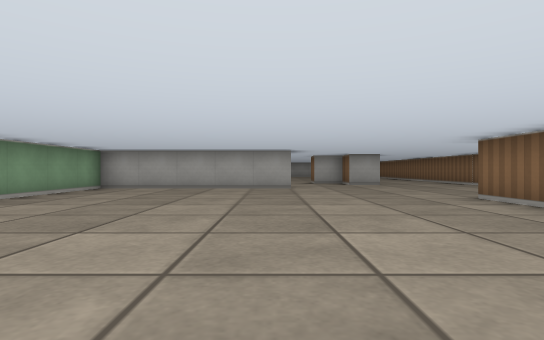
view 1 (above)

20 first-person views from a walk through a cub3D maze. The camera is about half as high as the walls, looks level and sees 80° across. The floor is counted in squares. Each view is taken from the middle of a square. On the plan, view 1 faces up. The plan holds only what a view shows up to about 9 squares ahead; the rest is blank.

view 2
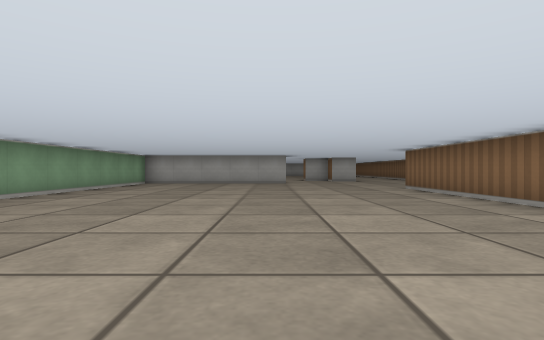

view 3
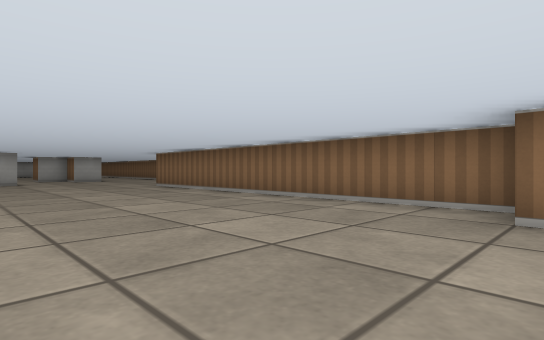

view 4
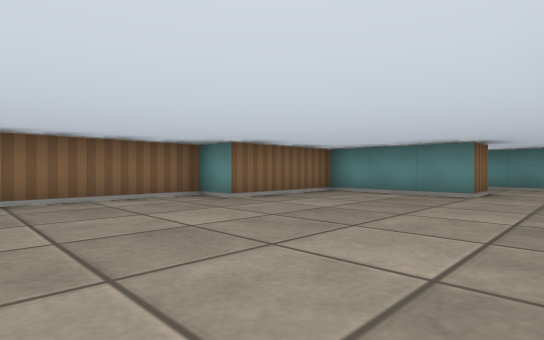

view 5
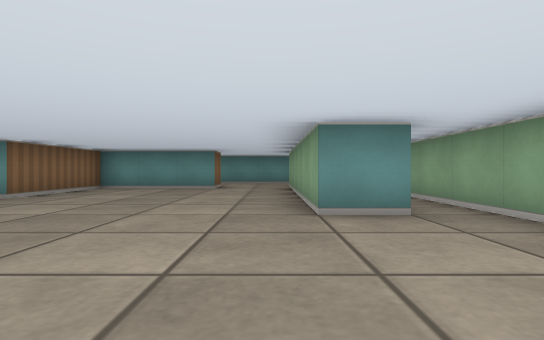

view 6
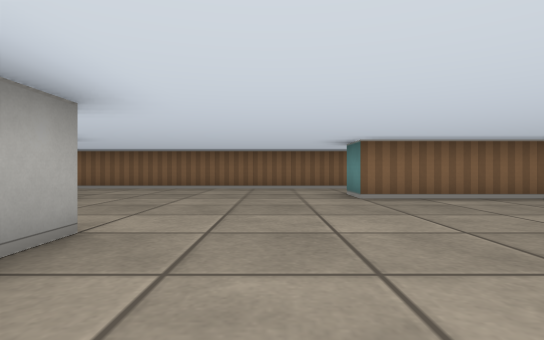

view 7
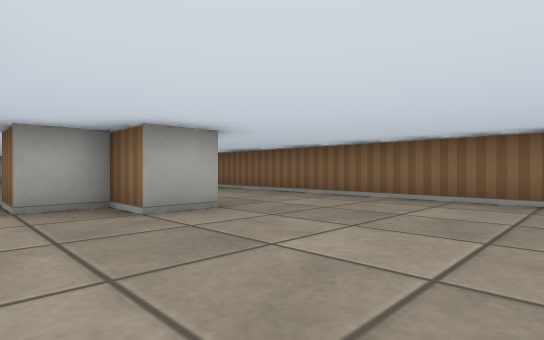

view 8
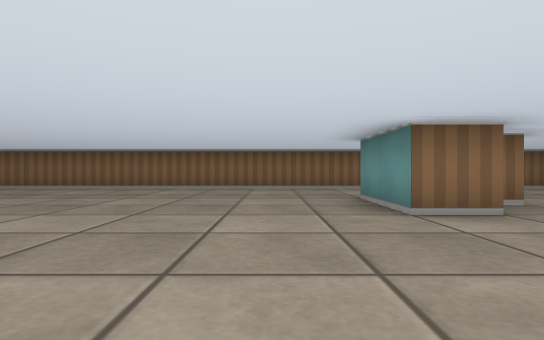

view 9
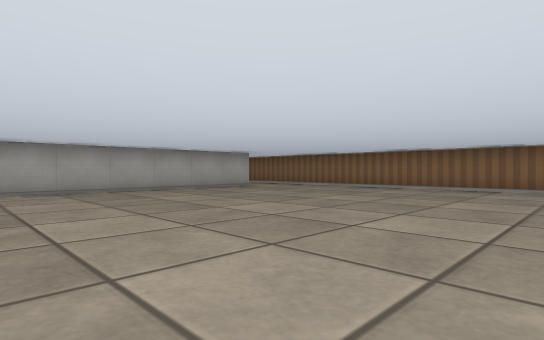

view 10
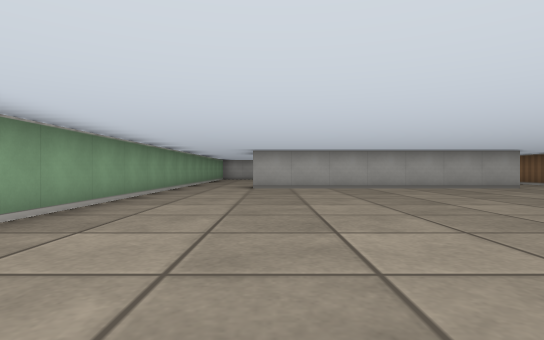

view 11
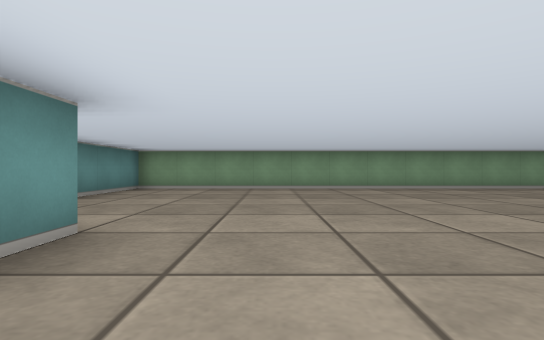

view 12
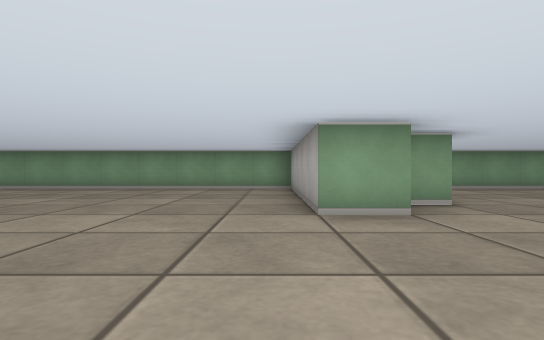

view 13
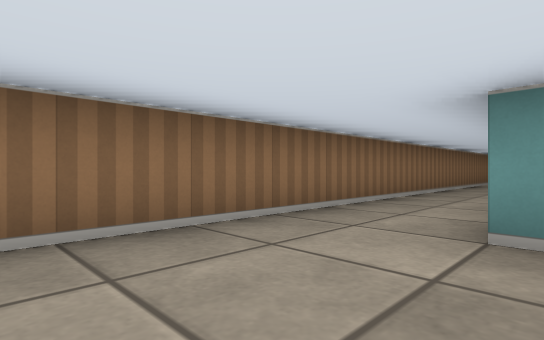

view 14
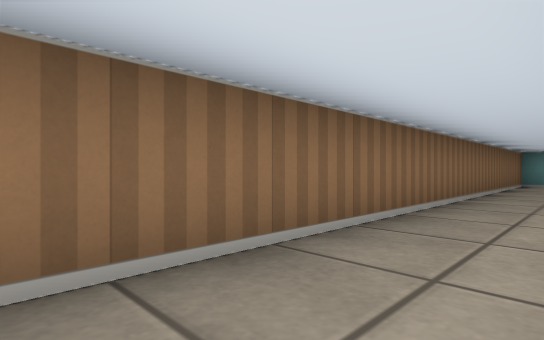

view 15
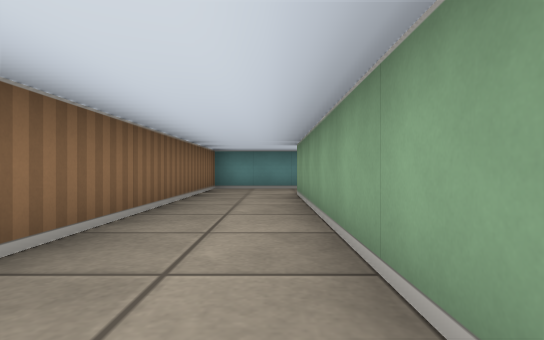

view 16
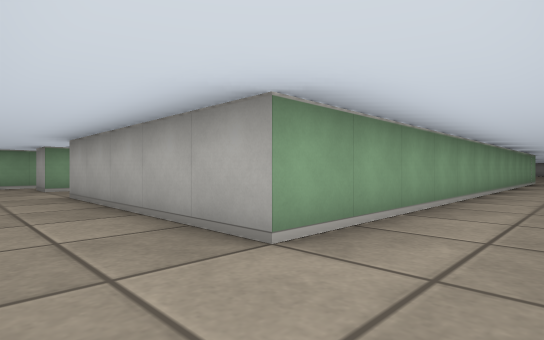

view 17
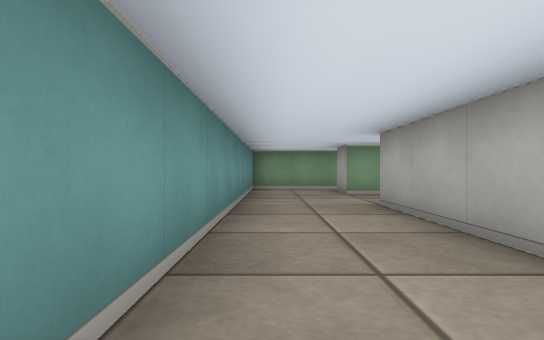

view 18
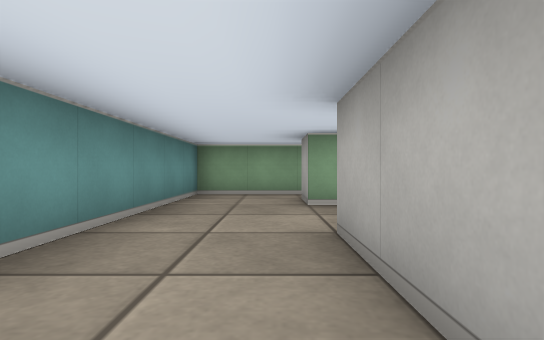

view 19
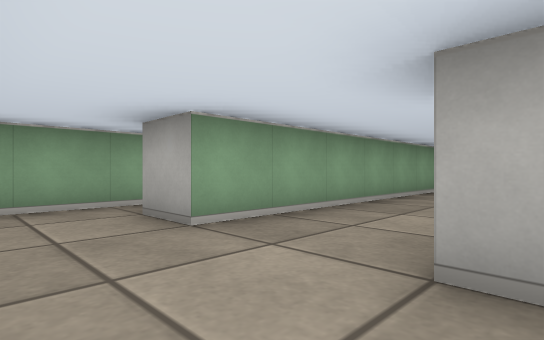

view 20
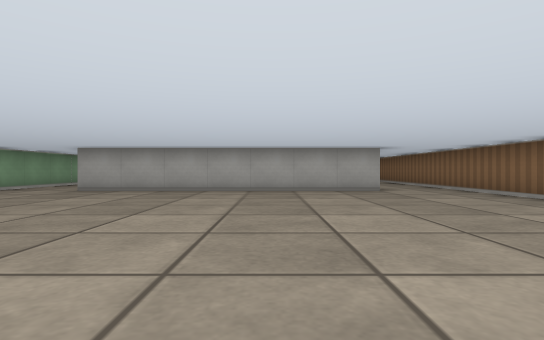

### Floor plan
Ten units are one square. View 1 is at (0, 0); x grows to the right and y downward. Boxes are objects, and circles mark ways between rooms. Rooms are numbered by the first view taken in them; rooms with no view inside come last. Other rooms are left out.
<svg viewBox="-50 -240 120 340">
<path fill="none" stroke="#000" d="M45 -22 45 75 -5 75 -5 65 25 65 25 35 35 35 35 -55 45 -55M-35 15 -25 15 -25 75 -35 75M-45 9 -45 39M5 -95 5 -85 -45 -85 -45 -9M-45 70 -45 95 65 95 65 -125M35 -105 25 -105M45 -225 -25 -225M-5 -105 -5 -99M25 -105 25 -115 15 -115 15 -125 35 -125M65 -125 65 -225M-45 -225 -45 -105 -18 -105"/>
<circle cx="36" cy="-110" r="3" fill="#2a7"/>
<text x="10" y="-10">1</text>
<text x="10" y="-170">2</text>
</svg>
Room 1 opens to room 2.

Where each view was taken, in squares from view 1:
view 1: 0 up, 0 right, facing up
view 2: 3 down, 0 right, facing up
view 3: 4 down, 1 left, facing up-right
view 4: 0 up, 2 left, facing down-right
view 5: 2 up, 2 left, facing down
view 6: 7 up, 2 left, facing right
view 7: 7 up, 1 right, facing up-right
view 8: 14 up, 2 left, facing right
view 9: 15 up, 2 left, facing up-right
view 10: 14 up, 2 left, facing up
view 11: 14 up, 4 right, facing left
view 12: 8 up, 4 right, facing left
view 13: 8 up, 4 right, facing down-right
view 14: 2 up, 5 right, facing down-right
view 15: 1 down, 5 right, facing down
view 16: 9 down, 6 right, facing up-left
view 17: 9 down, 4 right, facing left
view 18: 8 down, 2 right, facing left
view 19: 9 down, 0 right, facing up-left
view 20: 15 up, 2 right, facing up
